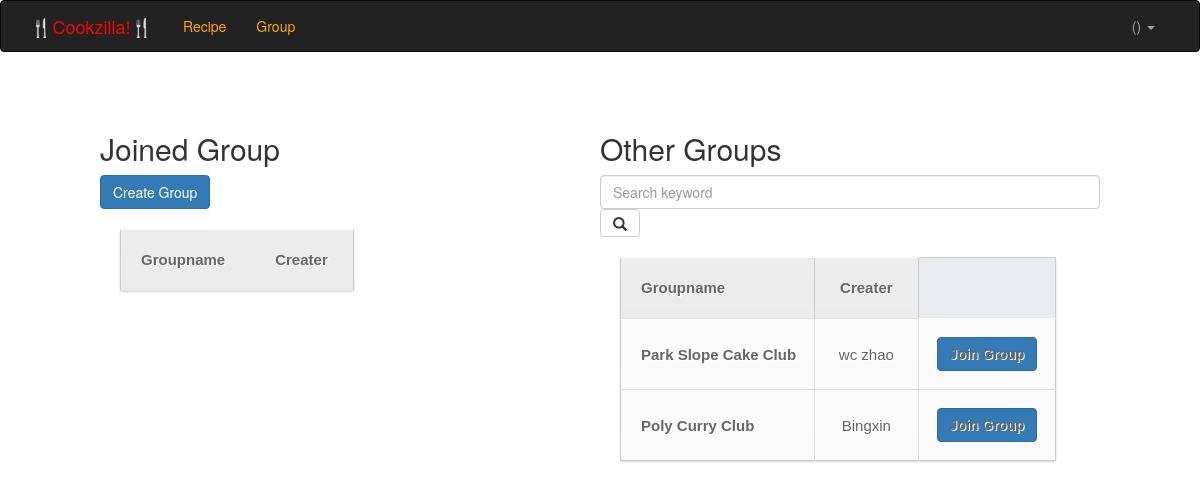
/group/group.php, run on the app's committed database.
### tables this page shows
create table user_group(
	gid int auto_increment,
	gname varchar(40),
	creater varchar(40),
	primary key (gid),
	foreign key (creater) references users(uname)
)
auto_increment = 10000;

create table Users(
	uname varchar(40),
	nickname varchar(40) not null,
	password varchar(40) not null,
	uprofile text,
	primary key (uname)
);

### group/group.php (the view, shortened to what this page needs)
<head>
  <link href="../css/bootstrap.min.css" rel="stylesheet">
</head>
<body>
<div class="navbar navbar-inverse navbar-extra" >
        <div class="container">
          <div class="navbar-header" >
            <a class="navbar-brand" href="/cookzilla"><font color="red">🍴Cookzilla!🍴</font></a>
          </div>
          <div class="navbar-collapse collapse">
            <ul class="nav navbar-nav">
              <li id="subscribe">
                <a href="/cookzilla/recipe/view_recipe.php?sort=createdat"><font color="orange">Recipe</font></a>
              </li>
              <li id="subscribe">
                <a href=/cookzilla/group/group.php><font color="orange">Group</font></a>
              </li>
            </ul>
            <div class="dropdown">
            <ul id="navbar-right" class="nav navbar-nav navbar-right">
              <li class="dropdown">
              <a href="#" class="dropdown-toggle" data-toggle="dropdown">
               <?php
        echo $_SESSION['nickname']. "(". $_SESSION['uname'].")";
      ?>
                <span class="caret"></span>
              </a>
              </li>
            </ul>
            </div>
          </div>
        </div>
      </div>
<br>
<div id="left">
<h2 style= \"margin-left:40px\">Joined Group</h2>
<a class="btn btn-primary" href="createGroup.php">Create Group</a>
<?php
$uname = $_SESSION['uname'];
echo "
<table>
<tr>
<th>Groupname</th>
<th>Creater</th>
</tr>"
;
echo "</table>";
echo '<br>';
?>
</div>
<div id='right'>
<h2 style= \"margin-left:40px\">Other Groups</h2>
<input type="text" class="form-control col-xs-4" id="kw"  placeholder="Search keyword">
                <span class="input-group-btn">
                    <button class="btn btn-default" type="button" onclick="filter()"><span class="glyphicon glyphicon-search"></span></button>
                </span>
<?php
$result1 = mysql_query("SELECT g.gid, g.gname, u.nickname
  FROM user_group g, users u where g.creater = u.uname and g.gid not in
  (SELECT U.gid FROM user_group U, group_mem G
WHERE U.gid = G.gid and G.uname = '$uname')");
echo "
<table border='1' id='gn'>
<tr>
<th>Groupname</th>
<th>Creater</th>
</tr>";
while($row = mysql_fetch_array($result1))
  {
  echo "<tr>";
  echo "<td><a href=\"event.php?gid=".urlencode($row['gid'])."\">".$row['gname']."</a>"."</td>";
  echo "<td>" . $row['nickname'] . "</td>";
  echo "<td><a class=\"btn btn-primary\" href=\"joinGroup2.php?gid=". $row['gid'] ."\">Join Group</a></td>";
  echo "</tr>";
  }
echo "</table>";
?>
</div>
</body>
</html>

### group/group.php (style rules this page uses)
#left { float: left; width: 500px; height:500px; padding-left: 100px; }
#right { float: right; padding-right: 100px; width: 600px; }
table a:link { color: #666; font-weight: bold; text-decoration:none; }
table { font-family:Arial, Helvetica, sans-serif; color:#666; font-size:12px; text-shadow: 1px 1px 0px #fff; background:#eaebec; margin:20px; border:#ccc 1px solid; -moz-border-radius:3px; -webkit-border-radius:3px; border-radius:3px; -moz-box-shadow: 0 1px 2px #d1d1d1; -webkit-box-shadow: 0 1px 2px #d1d1d1; box-shadow: 0 1px 2px #d1d1d1; }
table th { padding:21px 25px 22px 25px; border-top:1px solid #fafafa; border-bottom:1px solid #e0e0e0; background: #ededed; background: -webkit-gradient(linear, left top, left bottom, from(#ededed), to(#ebebeb)); background: -moz-linear-gradient(top, #ededed, #ebebeb); }
table th:first-child { text-align: left; padding-left:20px; }
table tr:first-child th:first-child { -moz-border-radius-topleft:3px; -webkit-border-top-left-radius:3px; border-top-left-radius:3px; }
table tr:first-child th:last-child { -moz-border-radius-topright:3px; -webkit-border-top-right-radius:3px; border-top-right-radius:3px; }
table tr { text-align: center; padding-left:20px; }
table tr td:first-child { text-align: left; padding-left:20px; border-left: 0; }
table tr td { padding:18px; border-top: 1px solid #ffffff; border-bottom:1px solid #e0e0e0; border-left: 1px solid #e0e0e0; background: #fafafa; background: -webkit-gradient(linear, left top, left bottom, from(#fbfbfb), to(#fafafa)); background: -moz-linear-gradient(top, #fbfbfb, #fafafa); }
table tr:last-child td { border-bottom:0; }
table tr:last-child td:first-child { -moz-border-radius-bottomleft:3px; -webkit-border-bottom-left-radius:3px; border-bottom-left-radius:3px; }
table tr:last-child td:last-child { -moz-border-radius-bottomright:3px; -webkit-border-bottom-right-radius:3px; border-bottom-right-radius:3px; }
table { font-family:Arial, Helvetica, sans-serif; color:#666; font-size:15px; text-shadow: 1px 1px 0px #fff; background:#eaebec; margin:20px; border:#ccc 1px solid; -moz-border-radius:3px; -webkit-border-radius:3px; border-radius:3px; -moz-box-shadow: 0 1px 2px #d1d1d1; -webkit-box-shadow: 0 1px 2px #d1d1d1; box-shadow: 0 1px 2px #d1d1d1; }

### data on the page
user_group: gname "Park Slope Cake Club", creater.nickname "wc zhao"
user_group: gname "Poly Curry Club", creater.nickname "Bingxin"
